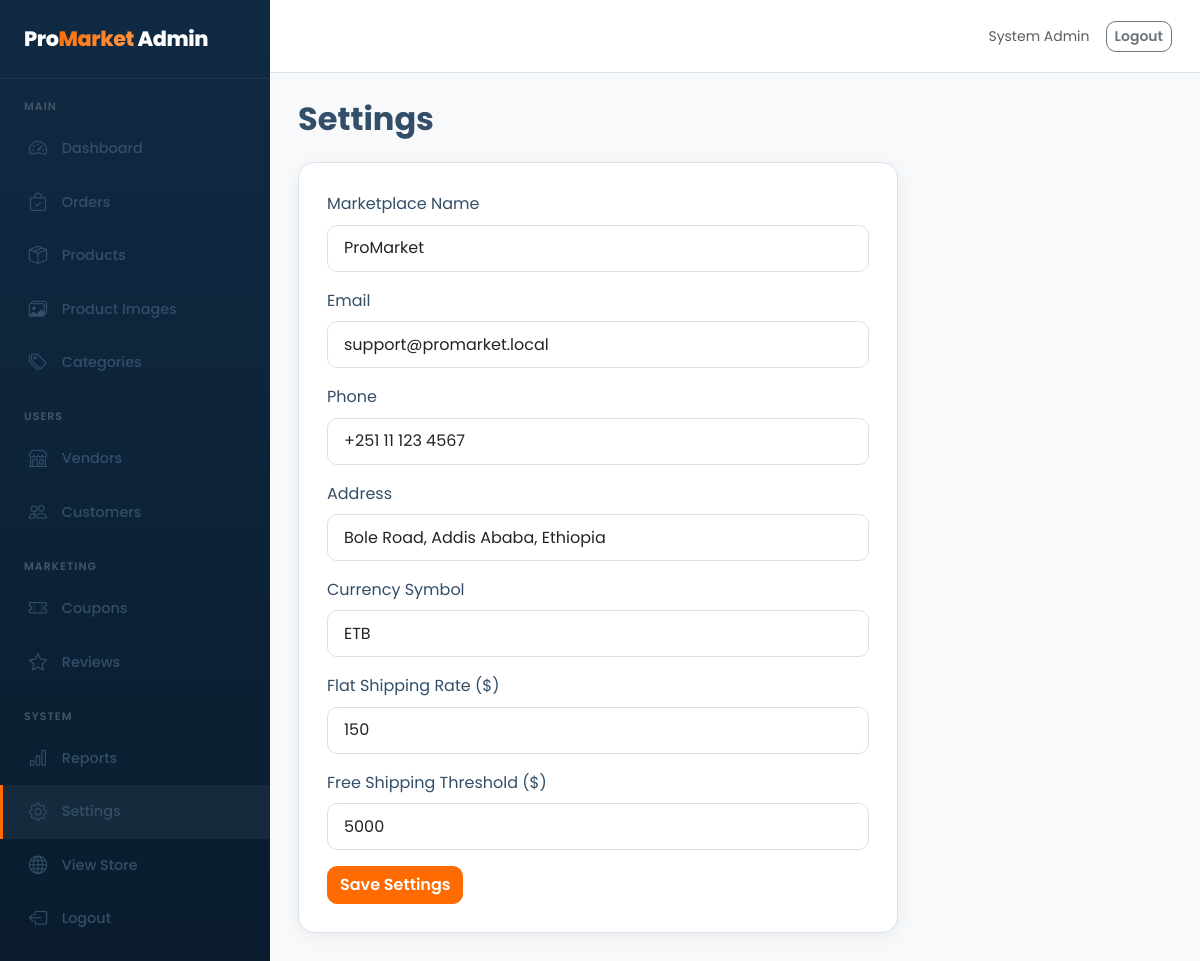
Screenshot of /admin/settings.php (signed in) with the database file from the repository.
### tables this page shows
CREATE TABLE settings (
  id INT UNSIGNED AUTO_INCREMENT PRIMARY KEY,
  setting_key VARCHAR(100) NOT NULL UNIQUE,
  setting_value TEXT DEFAULT NULL,
  setting_group VARCHAR(50) DEFAULT 'general'
);

### includes/helpers.php (called while the page is built, shortened)
<?php
function e(?string $str): string {
    return htmlspecialchars((string)$str, ENT_QUOTES | ENT_HTML5, 'UTF-8');
}
function setting(string $key, string $default = ''): string {
    global $pdo;
    static $cache = [];
    try {
        $st = $pdo->prepare('SELECT setting_value FROM settings WHERE setting_key = ?');
        $st->execute([$key]);
        $val = $st->fetchColumn();
        $cache[$key] = $val !== false ? (string)$val : $default;
    } catch (Exception $e) {
        $cache[$key] = $default;
    }
    return $cache[$key];
}

### admin/settings.php (the view, shortened to what this page needs)
<?php
require __DIR__.'/../includes/admin_header.php';
?>
<h2 class="fw-bold mb-4">Settings</h2>
<div class="form-card" style="max-width:600px">
<form method="post"><?=csrf_field()?>
  <div class="mb-3"><label class="form-label">Marketplace Name</label><input type="text" name="marketplace_name" class="form-control" value="<?=e(setting('marketplace_name'))?>"></div>
  <div class="mb-3"><label class="form-label">Email</label><input type="email" name="marketplace_email" class="form-control" value="<?=e(setting('marketplace_email'))?>"></div>
  <div class="mb-3"><label class="form-label">Phone</label><input type="text" name="marketplace_phone" class="form-control" value="<?=e(setting('marketplace_phone'))?>"></div>
  <div class="mb-3"><label class="form-label">Address</label><input type="text" name="marketplace_address" class="form-control" value="<?=e(setting('marketplace_address'))?>"></div>
  <div class="mb-3"><label class="form-label">Currency Symbol</label><input type="text" name="currency_symbol" class="form-control" value="<?=e(setting('currency_symbol','ETB'))?>"></div>
  <div class="mb-3"><label class="form-label">Flat Shipping Rate ($)</label><input type="number" name="shipping_flat_rate" class="form-control" value="<?=e(setting('shipping_flat_rate','150'))?>"></div>
  <div class="mb-3"><label class="form-label">Free Shipping Threshold ($)</label><input type="number" name="shipping_free_threshold" class="form-control" value="<?=e(setting('shipping_free_threshold','5000'))?>"></div>
  <button class="btn btn-primary">Save Settings</button>
</form>
</div>
<?php require __DIR__.'/../includes/admin_footer.php';?>

### assets/css/style.css (style rules this page uses)
:root { --primary: #FF6B00; --primary-dark: #E05F00; --primary-light: #FF8A33; --navy: #102A43; --navy-deep: #0A1C2E; --accent: #102A43; --accent-soft: rgba(255, 107, 0, 0.10); --dark: #102A43; --dark-soft: #1B3A57; --text: #334E68; --muted: #627D98; --border: #D9E2EC; --border-light: #F0F4F8; --body-bg: #F7F9FB; --card-bg: #FFFFFF; --white: #FFFFFF; --success: #10B981; --warning: #F59E0B; --danger: #EF4444; --info: #06B6D4; --radius: 16px; --radius-sm: 10px; --radius-lg: 24px; --shadow: 0 4px 20px rgba(15, 23, 42, 0.06); --shadow-md: 0 8px 30px rgba(15, 23, 42, 0.08); --shadow-lg: 0 16px 48px rgba(15, 23, 42, 0.12); --shadow-glow: 0 0 40px rgba(255, 107, 0, 0.18); --transition: all 0.3s cubic-bezier(0.4, 0, 0.2, 1); --sidebar-width: 270px; --navbar-height: 72px; }
*, *::before, *::after { box-sizing: border-box; }
html { scroll-behavior: smooth; }
body { font-family: 'Poppins', 'Segoe UI', system-ui, -apple-system, sans-serif; background: var(--body-bg); color: var(--text); margin: 0; line-height: 1.6; -webkit-font-smoothing: antialiased; }
.form-card { background: var(--white); border-radius: var(--radius); padding: 1.75rem; box-shadow: var(--shadow); border: 1px solid var(--border); }
.form-control, .form-select { border-radius: var(--radius-sm); border: 1.5px solid var(--border); padding: 0.65rem 1rem; transition: var(--transition); }
.btn { border-radius: var(--radius-sm); font-weight: 600; transition: var(--transition); }
.btn-primary { background: var(--primary); border-color: var(--primary); }
.btn-primary { color: #fff; }

### rows the page displays
settings: marketplace_name "ProMarket"
settings: marketplace_email "support@promarket.local"
settings: marketplace_phone "+251 11 123 4567"
settings: marketplace_address "Bole Road, Addis Ababa, Ethiopia"
settings: currency_symbol "ETB"
settings: shipping_flat_rate "150"
settings: shipping_free_threshold "5000"

### other values shown
current_user()['name'] "System Admin"
